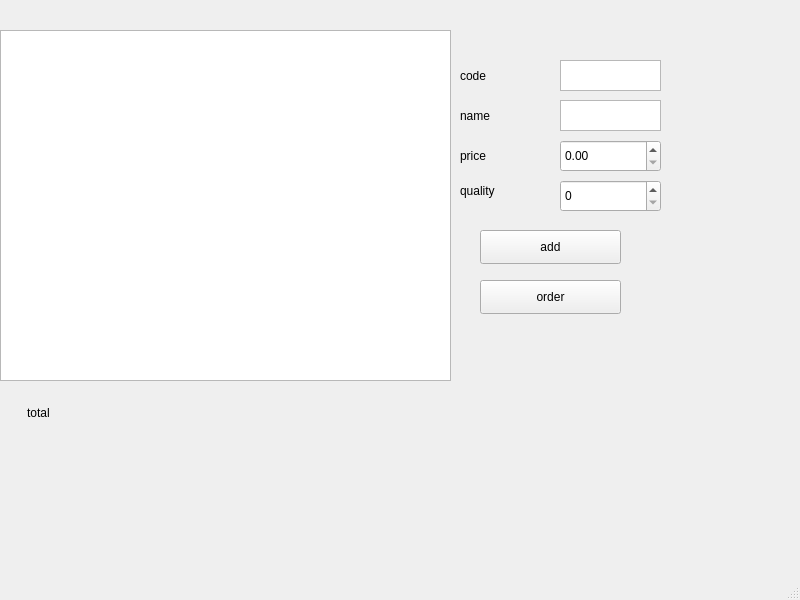
<?xml version="1.0" encoding="UTF-8"?>
<ui version="4.0">
 <class>MainWindow</class>
 <widget class="QMainWindow" name="MainWindow">
  <property name="geometry">
   <rect>
    <x>0</x>
    <y>0</y>
    <width>800</width>
    <height>600</height>
   </rect>
  </property>
  <property name="windowTitle">
   <string>MainWindow</string>
  </property>
  <widget class="QWidget" name="centralwidget">
   <widget class="QLabel" name="label">
    <property name="geometry">
     <rect>
      <x>460</x>
      <y>60</y>
      <width>71</width>
      <height>31</height>
     </rect>
    </property>
    <property name="text">
     <string>code</string>
    </property>
   </widget>
   <widget class="QLabel" name="label_2">
    <property name="geometry">
     <rect>
      <x>460</x>
      <y>100</y>
      <width>61</width>
      <height>31</height>
     </rect>
    </property>
    <property name="text">
     <string>name</string>
    </property>
   </widget>
   <widget class="QLabel" name="label_3">
    <property name="geometry">
     <rect>
      <x>460</x>
      <y>140</y>
      <width>71</width>
      <height>31</height>
     </rect>
    </property>
    <property name="text">
     <string>price</string>
    </property>
   </widget>
   <widget class="QLabel" name="label_4">
    <property name="geometry">
     <rect>
      <x>460</x>
      <y>180</y>
      <width>71</width>
      <height>21</height>
     </rect>
    </property>
    <property name="text">
     <string>quality</string>
    </property>
   </widget>
   <widget class="QTextEdit" name="code">
    <property name="geometry">
     <rect>
      <x>560</x>
      <y>60</y>
      <width>101</width>
      <height>31</height>
     </rect>
    </property>
   </widget>
   <widget class="QTextEdit" name="name">
    <property name="geometry">
     <rect>
      <x>560</x>
      <y>100</y>
      <width>101</width>
      <height>31</height>
     </rect>
    </property>
   </widget>
   <widget class="QDoubleSpinBox" name="price">
    <property name="geometry">
     <rect>
      <x>560</x>
      <y>140</y>
      <width>101</width>
      <height>32</height>
     </rect>
    </property>
   </widget>
   <widget class="QSpinBox" name="quality">
    <property name="geometry">
     <rect>
      <x>560</x>
      <y>180</y>
      <width>101</width>
      <height>32</height>
     </rect>
    </property>
   </widget>
   <widget class="QPushButton" name="addprod">
    <property name="geometry">
     <rect>
      <x>480</x>
      <y>230</y>
      <width>141</width>
      <height>34</height>
     </rect>
    </property>
    <property name="text">
     <string>add</string>
    </property>
   </widget>
   <widget class="QPushButton" name="order">
    <property name="geometry">
     <rect>
      <x>480</x>
      <y>280</y>
      <width>141</width>
      <height>34</height>
     </rect>
    </property>
    <property name="text">
     <string>order</string>
    </property>
   </widget>
   <widget class="QTableWidget" name="tableWidget">
    <property name="geometry">
     <rect>
      <x>0</x>
      <y>30</y>
      <width>451</width>
      <height>351</height>
     </rect>
    </property>
   </widget>
   <widget class="QLabel" name="label_5">
    <property name="geometry">
     <rect>
      <x>27</x>
      <y>397</y>
      <width>61</width>
      <height>31</height>
     </rect>
    </property>
    <property name="text">
     <string>total</string>
    </property>
   </widget>
   <widget class="QLabel" name="label_6">
    <property name="geometry">
     <rect>
      <x>90</x>
      <y>400</y>
      <width>71</width>
      <height>21</height>
     </rect>
    </property>
    <property name="text">
     <string/>
    </property>
   </widget>
  </widget>
  <widget class="QMenuBar" name="menubar">
   <property name="geometry">
    <rect>
     <x>0</x>
     <y>0</y>
     <width>800</width>
     <height>30</height>
    </rect>
   </property>
  </widget>
  <widget class="QStatusBar" name="statusbar"/>
 </widget>
 <resources/>
 <connections/>
</ui>
